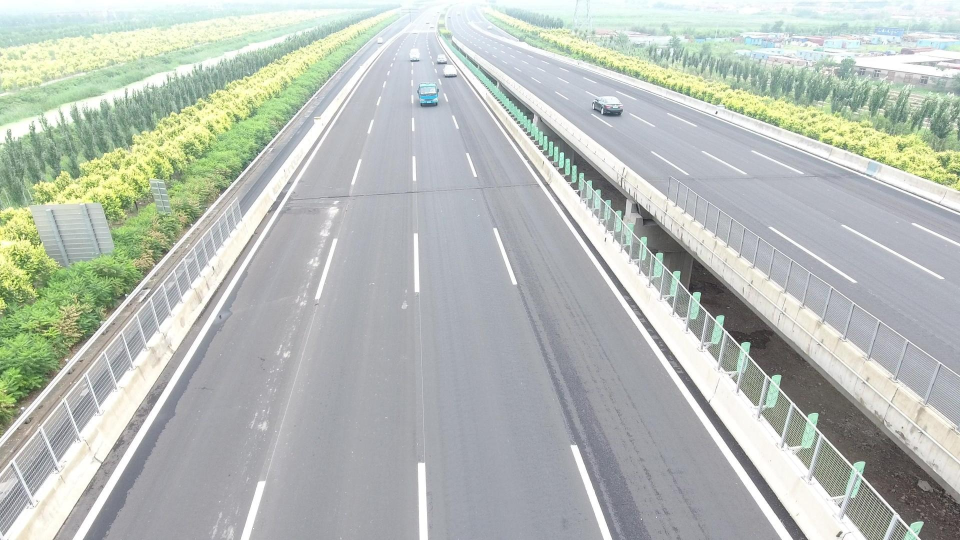
#> input picture case2/data/stage2/images/img_000267.jpg, 1920 x 1080 px (shown at 1/2 size)
$ python -i vision.py   (imports and definitions only)
#> lines starting #> are read from the running program, lines starting #| are printed output that depends on the picture
### stage2-agent/config.py
"""GLM gateway ayarlari ve proje yollari.

API key'i koda gomme: ortam degiskeni kullan.
    export GLM_API_KEY="sk-..."
"""
import os
from pathlib import Path

# --- Yollar ---------------------------------------------------------------
ROOT = Path(__file__).resolve().parent
REPO_ROOT = ROOT.parent


def _find_data_dir() -> Path:
    """Veri klasorunu bulur.

    Ayni veri depoda iki yerde durmasin diye iki konuma da bakilir:
      1. stage2-agent/data/          — yerel calisma kopyasi (git'e girmez)
      2. <repo>/data/stage2/         — depoda zaten commit'li olan kopya

    Ikisi de bayt bayt ayni; hangisi varsa o kullanilir. Ortam degiskeniyle
    ezilebilir:  export STAGE2_DATA_DIR=/baska/yol
    """
    env = os.getenv("STAGE2_DATA_DIR")
    if env:
        return Path(env).expanduser().resolve()
    local = ROOT / "data"
    if (local / "image_meta.json").exists():
        return local
    shared = REPO_ROOT / "data" / "stage2"
    if (shared / "image_meta.json").exists():
        return shared
    raise FileNotFoundError(
        "Veri bulunamadi. Beklenen konumlar:\n"
        f"  {local}\n  {shared}\n"
        "Ya da STAGE2_DATA_DIR ortam degiskenini ayarla."
    )


DATA_DIR = _find_data_dir()
IMAGES_DIR = DATA_DIR / "images"

IMAGE_META_PATH = DATA_DIR / "image_meta.json"
ZONES_PATH = DATA_DIR / "zones.json"
TRACKS_PATH = DATA_DIR / "tracks.csv"
REPORTS_PATH = DATA_DIR / "field_reports.json"

# --- GLM gateway ----------------------------------------------------------
GLM_BASE_URL = os.getenv(
    "GLM_BASE_URL",
    "https://berriailitellm-databasev1826rc3-production-d691.up.railway.app/v1",
)
GLM_API_KEY = os.getenv("GLM_API_KEY", "")
GLM_MODEL = os.getenv("GLM_MODEL", "glm-5.3-flash")

# Gateway limitleri (PDF): 60 istek/dk, ayni anda 4, 15 USD toplam butce.
MAX_CONCURRENCY = 4
DEFAULT_REASONING_EFFORT = "low"
DEFAULT_MAX_TOKENS = 2000  # dusunme de bu butceden yiyor, cimri olma

# --- Alan parametreleri ---------------------------------------------------
# Tespit ile hareket kaydi eslestirme ust siniri (metre).
#
# GERCEK TESPIT VERISIYLE OLCULDU (pred_all_boxes_submission.csv, 280 kutu):
# tespit merkezi ile gercek track noktasi arasindaki mesafe cift tepeli:
#   %64'u  <= 0.5 m      -> gercek eslesme, neredeyse tam isabet
#   %75'i  <= 2   m
#   %79'u  <= 5   m
#   kalan %21 ise 16-88 m'ye yayiliyor -> bunlar track'i OLMAYAN (park
#   halindeki) araclar; en yakin track baska bir aractir.
#
# Eski deger 40 m idi ve zararliydi: tespitlerin %98'ini zorla esleyip
# %20'sini YANLIS araca bagliyordu. Kareler medyan 186 m genisliginde,
# yani 40 m tum karenin besde biri kadardi.
#
# 5 m: gercek eslesmelerin %79'unu yakalar, geri kalanini dogru sekilde
# "eslesme yok" (= park halinde, kaydi yok) olarak birakir. Bu esikte
# coklu-aday sayisi 236'dan 38'e, belirsiz eslesme 26'dan 0'a duser.
TRACK_MATCH_RADIUS_M = 5.0

# Ikinci aday, birincinin bu katindan yakinsa eslesme belirsiz sayilir.
# Oran testi olcekten bagimsiz oldugu icin tek basina yetmiyor: gercek
# eslesme 0.2 m'de oldugunda ikinci aday 0.3 m'de bile "uzak" gorunur.
# Bu yuzden MUTLAK bir esik de aranir (asagi bak).
TRACK_AMBIGUITY_RATIO = 1.5

# Ikinci aday bu mesafenin icindeyse, oran ne olursa olsun belirsiz sayilir.
# Ayni karedeki iki arac 1.7 m kadar yakin olabiliyor.
TRACK_AMBIGUITY_ABS_M = 3.0

# "Duruyor" esigi: adim basina bu mesafenin altindaki hareket durus sayilir.
STOPPED_STEP_M = 15.0

# Saha raporunun bir tespiti "anlatiyor olabilir" sayilmasi icin mesafe (metre).
REPORT_MATCH_RADIUS_M = 400.0

# Rapor zaman penceresi (dakika): cekim saatinin +/- bu kadari taranir.
# Olculdu: 40 goruntunun 20'sinde bu pencerede 400 m'den yakin koordinatli
# rapor var; en yakinlari 7-36 m. Raporlar tipik olarak goruntuden ONCE geliyor.
REPORT_TIME_WINDOW_MIN = 45

# Iki raporun AYNI noktayi anlattigini soyleyebilmek icin mesafe siniri.
# Bu bir tahmin degil, koordinat hassasiyeti: raporlar 4-5 ondalik basamak
# kullaniyor; 4 basamak ~11 m, 5 basamak ~1.1 m eder. 30 m, yuvarlama
# farkini tolere eder ama komsu araci ayni arac saymaz.
SAME_POINT_RADIUS_M = 30.0

# Arac turu/sayisi celiskisi icin ust zaman farki (dakika).
# Bundan uzun surede yerdeki arac gercekten degismis olabilir.
CLAIM_CONFLICT_MAX_GAP_MIN = 30
# Hareket celiskisi icin: duran arac kisa surede yola cikabilir.
MOVEMENT_CONFLICT_MAX_GAP_MIN = 15

# --- Rapor guvenilirligi ---------------------------------------------------
# DIKKAT: Asagidaki oncelikler VARSAYIMDIR, olcum degil. Veride hangi raporun
# dogru oldugu isaretli olmadigi icin turetilemiyorlar; operasyonel kabulu
# yansitiyorlar (resmi kanal teyit surecinden gecer). Olcebildigimiz kadariyla
# veri bu varsayimi DOGRULAMIYOR da yalanlamiyor da: hareket iddialarinda
# official 14 tuttu/12 tutmadi, third_party 6 tuttu/1 tutmadi (kucuk ornek).
# Bu yuzden oncelik sadece BASLANGIC noktasidir; oturum boyunca biriken
# olcum (update_source_reliability) yeterli veriye ulasinca onun yerine gecer.
SOURCE_PRIOR = {
    "official": 0.65,
    "third_party": 0.45,
}

# Oturumda biriken olcum, kac kontrolden sonra onceligin yerine gecsin.
RELIABILITY_OVERRIDES_PRIOR_AFTER = 3

# Raporun kendi ifadesiyle "dogrulanmamis" olmasinin cezasi.
UNVERIFIED_PENALTY = 0.15

# Destekleme bonuslari. Bagimsizlik derecesine gore:
#   capraz kaynak  — farkli kaynak, ayni noktayi dogruluyor: en guclusu
#   ayni kaynak    — ayni kaynak farkli metinle tekrar ediyor: zayif, cunku
#                    ayni gozlemcinin iki kez konusmasi olabilir
#   ayni metin     — bonus YOK; tekrar bagimsiz dogrulama degildir
CORROBORATION_BONUS_CROSS_SOURCE = 0.20
CORROBORATION_BONUS_SAME_SOURCE = 0.07
CORROBORATION_BONUS_CAP = 0.30

# Destekleme aranirken kullanilan zaman penceresi (dakika).
CORROBORATION_WINDOW_MIN = 45

# Hareket kaydi adim araligi (dakika).
TRACK_STEP_MIN = 5


# [7 lines left out: function require_api_key, not called in this run]

### stage2-agent/tools/vision.py
"""Goruntunun bir bolgesini kirpip GLM'e tekrar baktirma.

Tek tool: reinspect_crop.

Ne zaman kullanilir: 1. gun modeli bir seyden emin degilse (dusuk skor),
kutu cok kucukse, ya da saha raporu tespitle celisiyorsa (rapor "kamyon"
diyor model "otomobil" bulduysa). Kirpma, tam kareye gore cok daha az
token yakar ve kucuk nesnede cozunurluk kazandirir.

Butce notu: her cagri para harcar. Once ucuz tool'lari (geo, tracks,
reports) tuket; goruntuye ancak metinle cozulmeyen sorularda don.
"""
from __future__ import annotations

import base64
import io
import json
from typing import Dict, List, Optional

import config
import data_loader as dl
from tools.geo import geo_to_pixel, pixel_to_geo

_DEFAULT_PROMPT = (
    "Bu, bir insansiz hava aracindan alinmis kusbakisi goruntunun kirpilmis "
    "bir parcasidir. Yalnizca GORDUGUNU bildir, tahmin yurutme.\n"
    "Su sorulara cevap ver:\n"
    "1. Kac adet kara araci goruyorsun?\n"
    "2. Her biri icin tur: otomobil / panelvan / kamyon / otobus / belirsiz.\n"
    "3. Rengi ve ayirt edici ozelligi (romork, ortulu yuk, aciksa yuk) var mi?\n"
    "4. Arac park halinde mi, yolda mi duruyor?\n"
    "Emin olmadigin yerde 'belirsiz' yaz. JSON dondur: "
    '{"vehicles":[{"type":...,"color":...,"note":...}],"count":N,"confidence":0-1}'
)


# [184 lines left out: functions _client, crop_image, reinspect_crop, _try_json, not called in this run]

>>> import cv2
>>> picture = cv2.imread('../../case2/data/stage2/images/img_000267.jpg', cv2.IMREAD_GRAYSCALE)
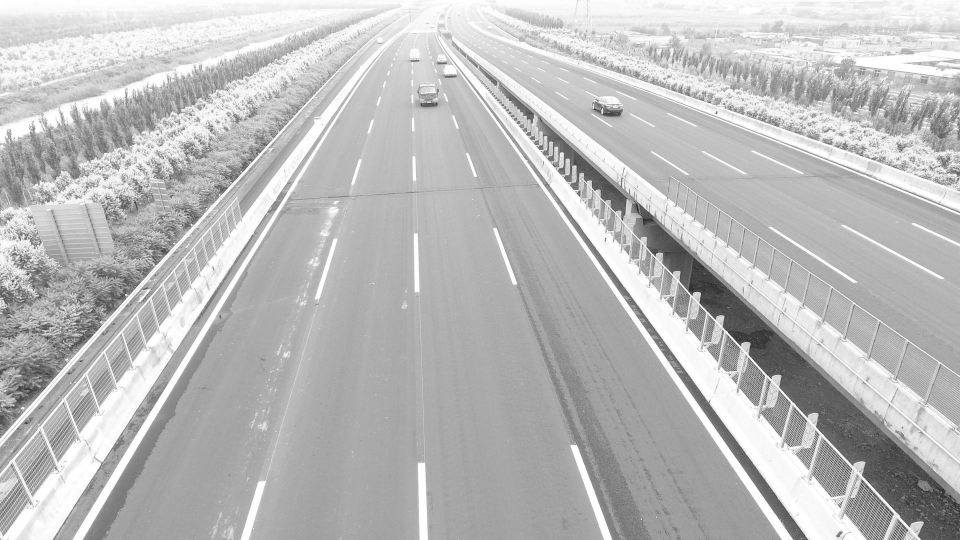
#> picture: shape (1080, 1920) (shown at 1/2 size); min 21, max 255, mean 186.7
#> (the run stopped early here; a loop or call above may not have finished)

$ run again, on case2/data/stage2/images/img_000531.jpg
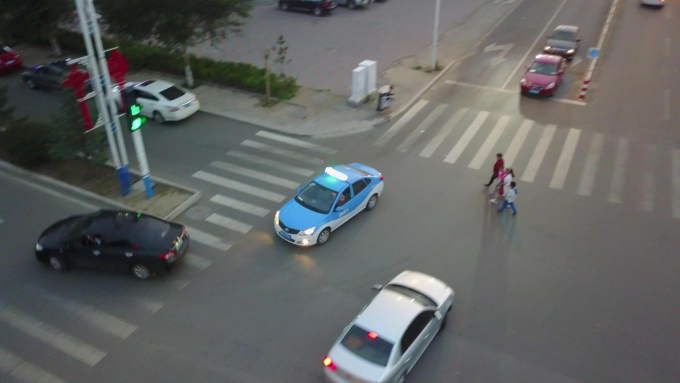
#> input picture case2/data/stage2/images/img_000531.jpg, 1360 x 765 px (shown at 1/2 size)
#> `picture = cv2.imread('../../case2/data/stage2/images/img_000267.jpg', ..`:
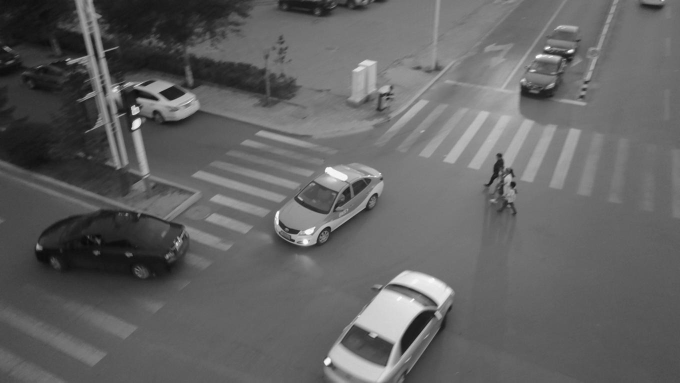
#> picture: shape (765, 1360) (shown at 1/2 size); min 8, max 255, mean 98.6

$ run again, on case2/data/stage2/images/img_000733.jpg
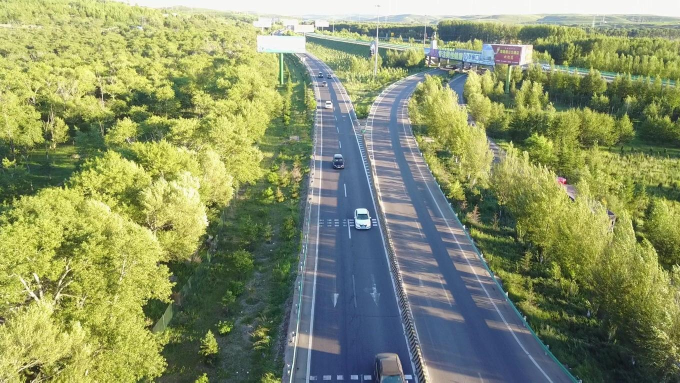
#> input picture case2/data/stage2/images/img_000733.jpg, 1360 x 765 px (shown at 1/2 size)
#> `picture = cv2.imread('../../case2/data/stage2/images/img_000267.jpg', ..`:
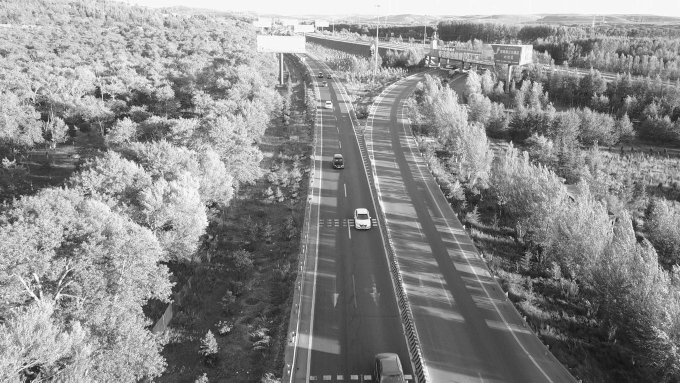
#> picture: shape (765, 1360) (shown at 1/2 size); min 7, max 255, mean 137.9

$ run again, on case2/data/stage2/images/img_000860.jpg
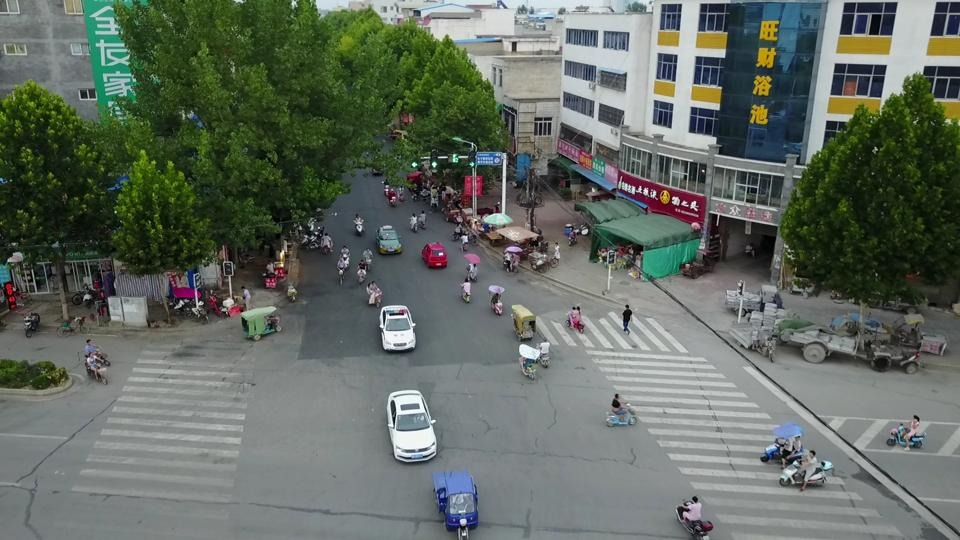
#> input picture case2/data/stage2/images/img_000860.jpg, 960 x 540 px
#> `picture = cv2.imread('../../case2/data/stage2/images/img_000267.jpg', ..`:
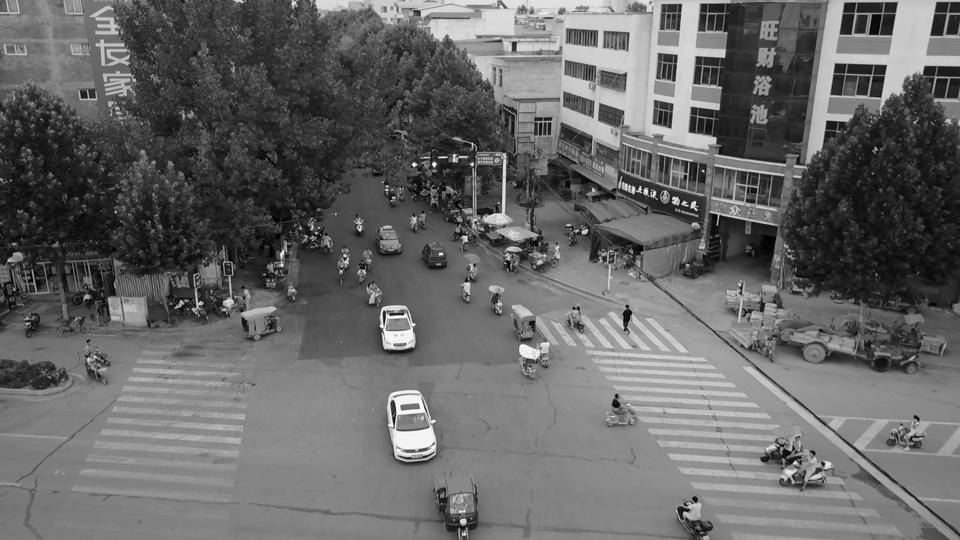
#> picture: shape (540, 960); min 0, max 255, mean 103.1
